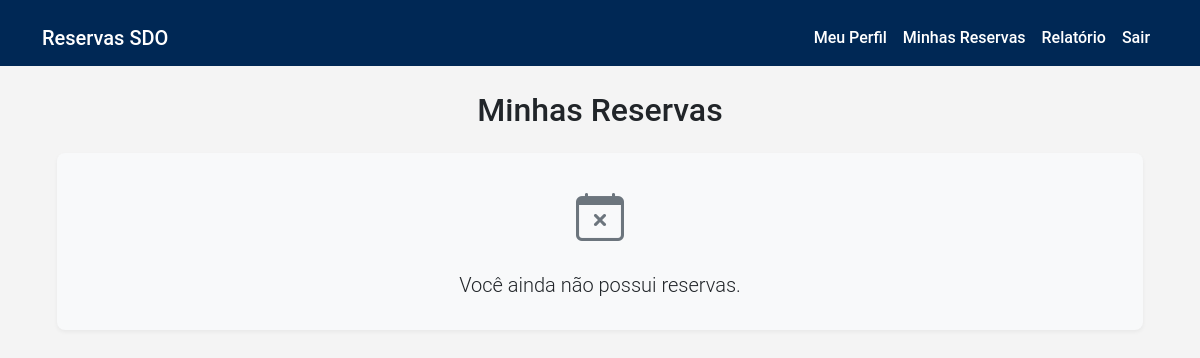
/reservas/minhas-reservas/ (signed in), run on an earlier commit of the app's database.
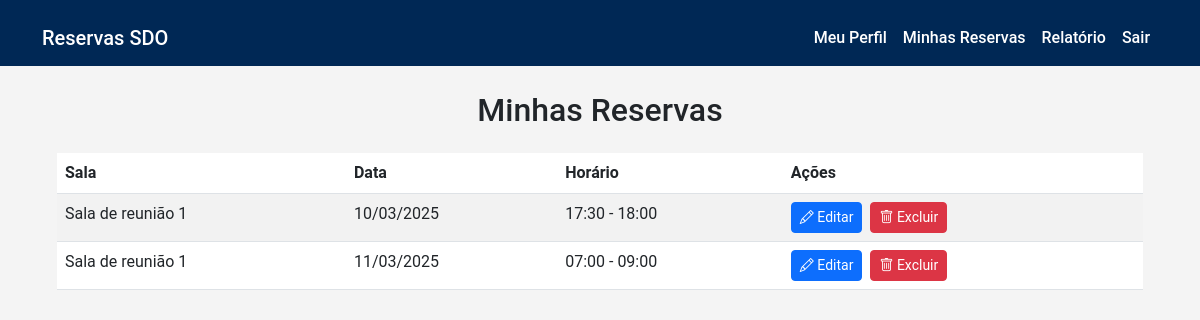
And on a later commit of the database.
### reservas/models.py (models this page shows, shortened)
class Reserva(models.Model):
    usuario = models.ForeignKey(settings.AUTH_USER_MODEL, on_delete=models.CASCADE, null=True, blank=True)
    nome_nao_registrado = models.CharField(max_length=100, null=True, blank=True)
    empresa_nao_registrado = models.CharField(max_length=100, null=True, blank=True)
    sala = models.ForeignKey(Sala, on_delete=models.CASCADE)
    data = models.DateField()
    hora_inicio = models.TimeField()
    hora_fim = models.TimeField()
    criado_em = models.DateTimeField(auto_now_add=True)
    class Meta:
        ordering = ['data', 'hora_inicio']
    def display_usuario(self):
        """Retorna o nome do usuário ou o nome não registrado."""
        if self.usuario:
            return self.usuario.nome
        return self.nome_nao_registrado
    display_usuario.short_description = 'Usuário'

### salas/models.py (models this page shows, shortened)
class Sala(models.Model):
    nome = models.CharField(max_length=100)
    imagem = models.ImageField(upload_to='salas/', default='salas/logo.png')  # Definindo imagem padrão
    tamanho = models.CharField(max_length=50)
    capacidade = models.IntegerField()

### reservas/views.py (the view)
# urls.py: path('minhas-reservas/', views.minhas_reservas, name='minhas_reservas'),
@login_required
def minhas_reservas(request):
    reservas = Reserva.objects.filter(usuario=request.user).order_by('data', 'hora_inicio')
    return render(request, 'reservas/minhas_reservas.html', {'reservas': reservas})

### templates/reservas/minhas_reservas.html (shortened to what this page needs)
{% extends 'base.html' %}
{% block content %}
<div class="reservas-container">
    <h2 class="text-center mb-4">Minhas Reservas</h2>
    {% if reservas %}
        <div class="table-desktop">
            <div class="table-responsive">
                <table class="table table-striped">
                    <thead>
                        <tr>
                            <th>Sala</th>
                            <th>Data</th>
                            <th>Horário</th>
                            <th>Ações</th>
                        </tr>
                    </thead>
                    <tbody>
                        {% for reserva in reservas %}
                        <tr>
                            <td>{{ reserva.sala.nome }}</td>
                            <td>{{ reserva.data|date:"d/m/Y" }}</td>
                            <td>{{ reserva.hora_inicio|time:"H:i" }} - {{ reserva.hora_fim|time:"H:i" }}</td>
                            <td>
                                <div class="d-flex gap-2">
                                    <a href="{% url 'editar_reserva' reserva.id %}" class="btn btn-sm btn-primary">
                                        <i class="bi bi-pencil"></i> Editar
                                    </a>
                                    <a href="{% url 'excluir_reserva' reserva.id %}" class="btn btn-sm btn-danger">
                                        <i class="bi bi-trash"></i> Excluir
                                    </a>
                                </div>
                            </td>
                        </tr>
                        {% endfor %}
                    </tbody>
                </table>
            </div>
        </div>
    {% else %}
        <div class="no-reservas">
            <i class="bi bi-calendar-x"></i>
            <p class="lead mb-0">Você ainda não possui reservas.</p>
        </div>
    {% endif %}
</div>
{% endblock %}

What changed in the data, as far as the page shows it:
added Reserva: sala.nome "Sala de reunião 1", data "10/03/2025", hora_inicio "17:30", hora_fim "18:00"
added Reserva: sala.nome "Sala de reunião 1", data "11/03/2025", hora_inicio "07:00", hora_fim "09:00"
Also different on the page:
text no longer shown: "Você ainda não possui reservas."
text now shown: "Sala Data Horário Ações"
